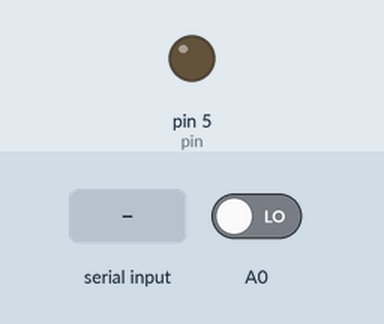
Recording of a sketch running on a simulated Arduino Uno, built with avr-gcc and run on an emulated ATmega328P. Parts: output pins drawn as LEDs (lit = HIGH). The inputs (shaded band) are chosen by the test bench; at power-on: A0 LOW.

Above: at 1.2 s.
1.3 s: "1" received over Serial
At 2.3 s:
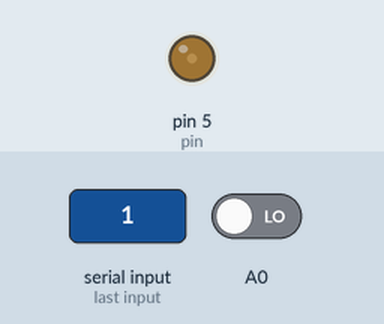
2.8 s: "2" received over Serial
At 3.5 s:
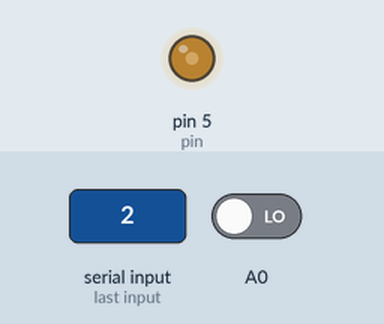
Timing chart, 0 to 5.8 s (numbered marks = the images above; inputs shaded):
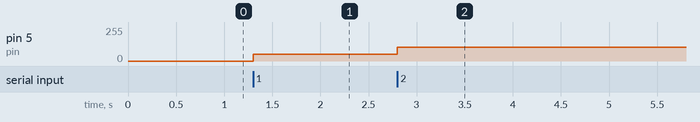

The sketch:

led.ino
```cpp
#define pin 5

// the setup function runs once when you press reset or power the board
void setup() {
  // initialize digital pin 13 as an output.
  pinMode(A0, INPUT);
  pinMode(pin, OUTPUT);
  Serial.begin(9600);
}

// the loop function runs over and over again forever
void loop() {
  int data = Serial.read();
  if (data == (int)('0')) {
    analogWrite(pin, 0);
  } else if (data == (int)('1')) {
    analogWrite(5, 51);
  } else if (data == (int)('2')) {
    analogWrite(5, 102);
  } else if (data == (int)('3')) {
    analogWrite(5, 153);
  } else if (data == (int)('4')) {
    analogWrite(5, 204);
  } else if (data == (int)('5')) {
    analogWrite(5, 255);
  }

  if (digitalRead(A0) == HIGH) {
    while(digitalRead(A0) == HIGH) {
    }
    Serial.write('B');
  }

}
```

Measured:
- after the input at 1.3 s, pin 5 (pin): 0/255 → 51/255 at once
- after the input at 2.8 s, pin 5 (pin): 51/255 → 102/255 at once
